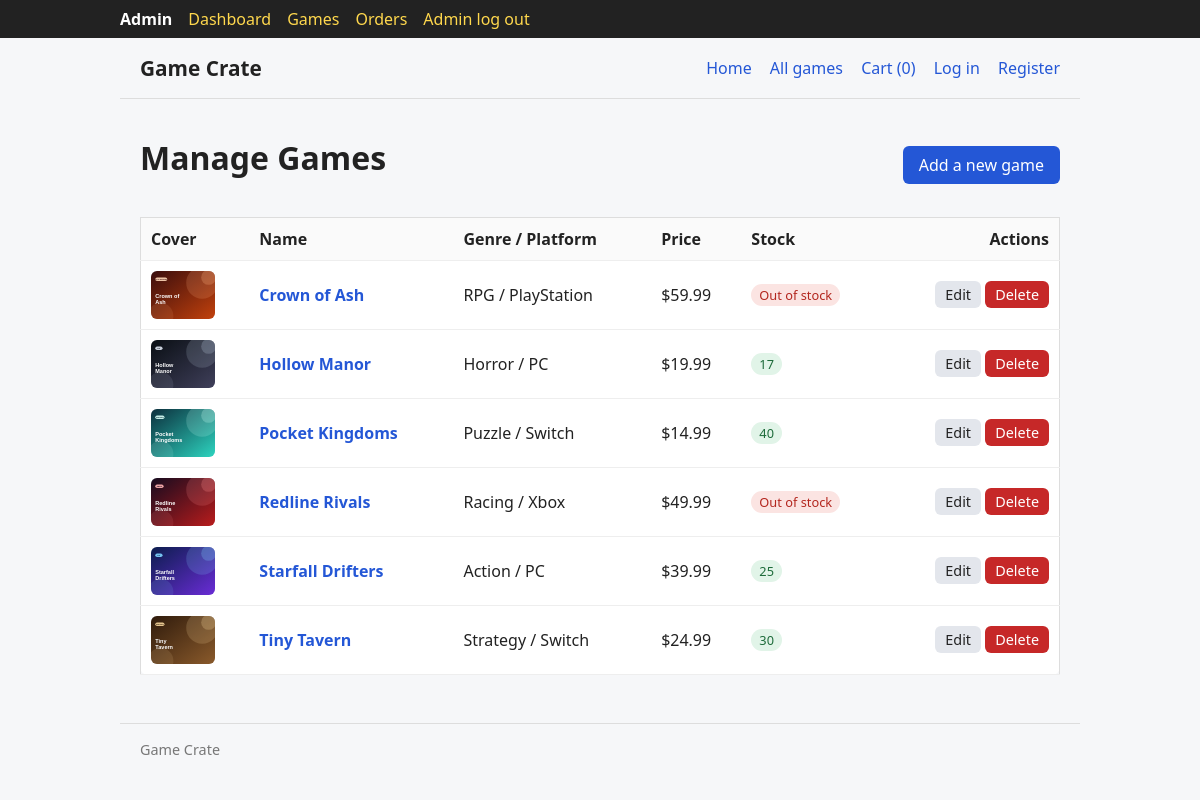
Page /admin/167623/products on the committed database.
### database.py (models this page shows)
class Base(DeclarativeBase):
    pass

class Product(Base):
    __tablename__ = "products"
    id: Mapped[int] = mapped_column(primary_key=True)
    name: Mapped[str] = mapped_column(String(100))
    description: Mapped[str] = mapped_column(Text, default="")
    genre: Mapped[str] = mapped_column(String(40), default="Other")
    platform: Mapped[str] = mapped_column(String(40), default="PC")
    price: Mapped[float] = mapped_column(Float)
    stock: Mapped[int] = mapped_column(Integer, default=0)
    image: Mapped[str] = mapped_column(String(255), default="")

### main.py (the view)
@admin.route("/products")
def products():
    return render_template("admin/products.html", products=db.get_all_products())

### database.py (called while the page is built)
def get_all_products(genre: str | None = None):
    with SessionLocal() as db:
        query = select(Product).order_by(Product.name)
        if genre:
            query = query.where(Product.genre == genre)
        return list(db.scalars(query))

### main.py (called while the page is built)
@app.context_processor
def inject_globals():
    user_id = session.get("user_id")
    return {
        "current_user": db.get_user_by_id(user_id) if user_id else None,
        "cart_count": sum(get_cart().values()),
        "is_admin": bool(session.get("is_admin")),
    }

def get_cart():
    raw = session.get("cart", {})
    cart = {}
    for key, value in raw.items():
        try:
            cart[int(key)] = int(value)
        except (TypeError, ValueError):
            continue
    return cart

@admin.before_request
def unlock_admin():
    session["is_admin"] = True

### templates/admin/products.html (shortened to what this page needs)
{% extends "base.html" %}
{% import "_cover.html" as cover_macro %}
{% block content %}
<div style="display: flex; justify-content: space-between; align-items: center; flex-wrap: wrap; gap: 12px;">
  <h1>Manage Games</h1>
  <a class="btn" href="{{ url_for('admin.product_new') }}">Add a new game</a>
</div>
{% if products %}
<table style="margin-top: 16px;">
  <thead>
    <tr>
      <th>Cover</th>
      <th>Name</th>
      <th>Genre / Platform</th>
      <th>Price</th>
      <th>Stock</th>
      <th class="right">Actions</th>
    </tr>
  </thead>
  <tbody>
    {% for p in products %}
    <tr>
      <td>{{ cover_macro.cover(p, size='thumb') }}</td>
      <td><a href="{{ url_for('product_detail', product_id=p.id) }}"><strong>{{ p.name }}</strong></a></td>
      <td>{{ p.genre }} / {{ p.platform }}</td>
      <td>${{ "%.2f"|format(p.price) }}</td>
      <td>
        {% if p.stock > 0 %}
          <span class="badge ok">{{ p.stock }}</span>
        {% else %}
          <span class="badge bad">Out of stock</span>
        {% endif %}
      </td>
      <td class="right">
        <a class="btn small secondary" href="{{ url_for('admin.product_edit', product_id=p.id) }}">Edit</a>
        <form method="post" action="{{ url_for('admin.product_delete', product_id=p.id) }}" onsubmit="return confirm('Delete this game?');">
          <button class="btn small danger" type="submit">Delete</button>
        </form>
      </td>
    </tr>
    {% endfor %}
  </tbody>
</table>
{% else %}
<div class="card" style="margin-top: 16px;">No games found.</div>
{% endif %}
{% endblock %}

### templates/_cover.html
{% macro cover(p, size='card') %}
{% if p.image %}<img class="cover {{ size }}" src="{{ url_for('static', filename=p.image) }}" alt="{{ p.name }}" loading="lazy">{% else %}<div class="cover {{ size }} placeholder">{{ p.name[:1] }}</div>{% endif %}
{% endmacro %}

### templates/base.html (style rules this page uses)
* { box-sizing: border-box; }
body { font-family: system-ui, sans-serif; margin: 0; color: #222; background: #f6f7f9; }
a { color: #2457d6; text-decoration: none; }
.cover { display: block; width: 100%; object-fit: cover; border-radius: 6px; background: #e3e6ec; }
.cover.thumb { width: 64px; height: 48px; }
.badge { display: inline-block; padding: 2px 8px; border-radius: 999px; background: #e8ecf5; font-size: .8rem; margin-right: 4px; }
.badge.ok { background: #e1f4e8; color: #1d6b3a; }
.badge.bad { background: #fbe4e2; color: #b3261e; }
button, .btn { display: inline-block; margin-top: 14px; padding: 8px 16px; border: 0; border-radius: 6px; background: #2457d6; color: #fff; font: inherit; cursor: pointer; text-decoration: none; }
button.secondary, .btn.secondary { background: #e3e6ec; color: #222; }
button.danger { background: #c62828; }
button.small, .btn.small { margin-top: 0; padding: 4px 10px; font-size: .9rem; }
table { width: 100%; border-collapse: collapse; background: #fff; border: 1px solid #ddd; border-radius: 8px; }
th, td { text-align: left; padding: 10px; border-bottom: 1px solid #eee; vertical-align: middle; }
th { background: #fafafa; }
td form { display: inline; }
.right { text-align: right; }

### rows in the picture
Product: image (picture), name "Crown of Ash", genre "RPG", platform "PlayStation", price "59.99", stock "Out of stock"
Product: image (picture), name "Hollow Manor", genre "Horror", platform "PC", price "19.99", stock "17"
Product: image (picture), name "Pocket Kingdoms", genre "Puzzle", platform "Switch", price "14.99", stock "40"
Product: image (picture), name "Redline Rivals", genre "Racing", platform "Xbox", price "49.99", stock "Out of stock"
Product: image (picture), name "Starfall Drifters", genre "Action", platform "PC", price "39.99", stock "25"
Product: image (picture), name "Tiny Tavern", genre "Strategy", platform "Switch", price "24.99", stock "30"

### other values in the picture
{{ cart_count }} "0"
